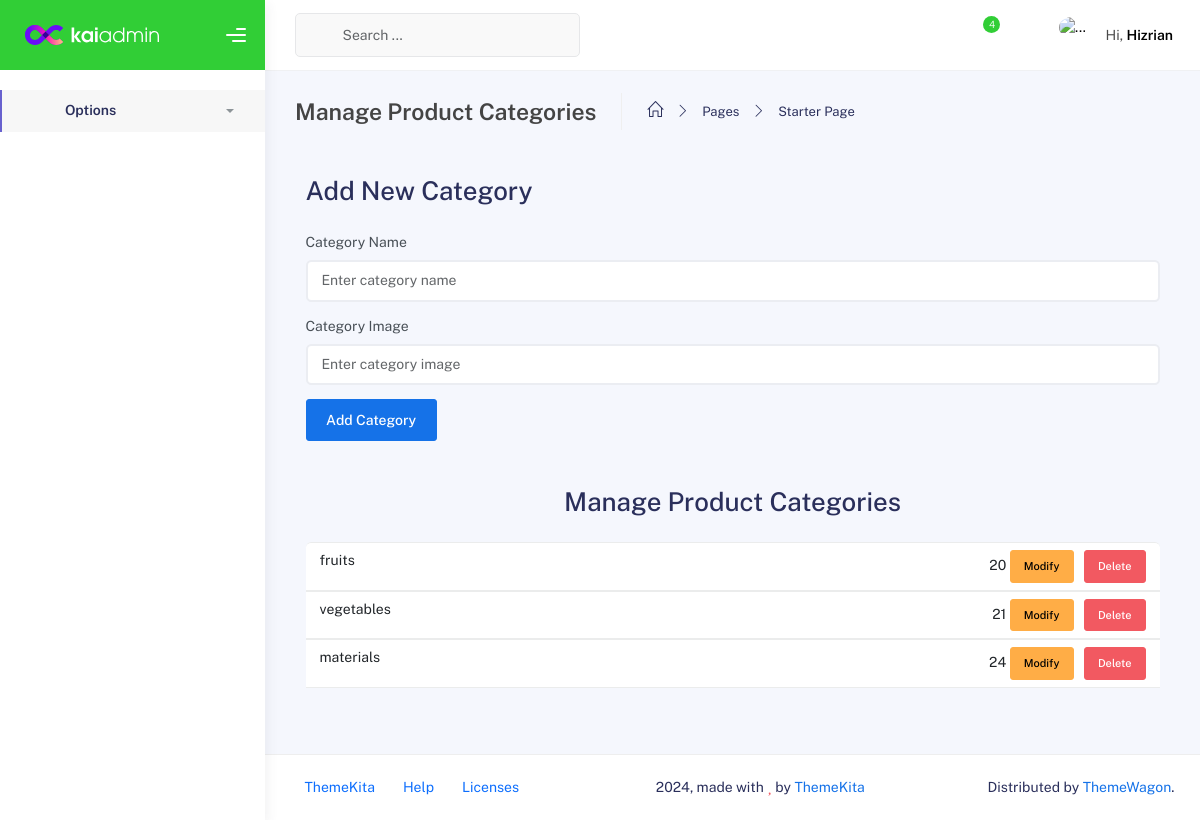
/view/backOffice/productCategories.php, run on the app's committed database.
### tables this page shows
CREATE TABLE `products_categories` (
  `category_id` int(11) NOT NULL,
  `category` varchar(255) NOT NULL,
  `category_img` varchar(500) NOT NULL
);

### Controller/productCategoryController.php (called while the page is built, shortened)
<?php
    class productCategoryController {
        public function getCategories(){
            try {
              $db = config::getConnexion();
              $query = $db->prepare("SELECT * from products_categories");
              $query->execute();
              return $query->fetchAll();
            }
            catch(Exception $err ){
              echo$err->getMessage();
            }
        }
    }
?>

### view/backOffice/productCategories.php (the view, shortened to what this page needs)
<?php
include_once '../../controller/productCategoryController.php';
$categoryController = new ProductCategoryController();
$categories = $categoryController->getCategories();
?>
<!DOCTYPE html>
<html lang="en">
  <head>
    <link rel="stylesheet" href="assets/css/bootstrap.min.css" />
    <link rel="stylesheet" href="assets/css/plugins.min.css" />
    <link rel="stylesheet" href="assets/css/kaiadmin.min.css" />
    <link rel="stylesheet" href="assets/css/demo.css" />
  </head>
  <body>
    <div class="wrapper">
      <div class="sidebar" data-background-color="green">
        <div class="sidebar-logo">
          <div class="logo-header" data-background-color="green">
            <a href="index.html" class="logo">
              <img
                src="assets/img/kaiadmin/logo_light.svg"
                alt="navbar brand"
                class="navbar-brand"
                height="20"
              />
            </a>
            <div class="nav-toggle">
              <button class="btn btn-toggle toggle-sidebar">
                <i class="gg-menu-right"></i>
              </button>
            </div>
          </div>
        </div>
        <div class="sidebar-wrapper scrollbar scrollbar-inner">
          <div class="sidebar-content">
            <ul class="nav nav-secondary">
              <li class="nav-item active">
                <a
                  data-bs-toggle="collapse"
                  href="#dashboard"
                  class="collapsed"
                  aria-expanded="false"
                >
                  <i class="fas fa-home"></i>
                  <p>Options</p>
                  <span class="caret"></span>
                </a>
              </li>
            </ul>
          </div>
        </div>
      </div>
      <div class="main-panel">
        <div class="main-header">
          <nav
            class="navbar navbar-header navbar-header-transparent navbar-expand-lg border-bottom"
          >
            <div class="container-fluid">
              <nav
                class="navbar navbar-header-left navbar-expand-lg navbar-form nav-search p-0 d-none d-lg-flex"
              >
                <div class="input-group">
                  <div class="input-group-prepend">
                    <button type="submit" class="btn btn-search pe-1">
                      <i class="fa fa-search search-icon"></i>
                    </button>
                  </div>
                  <input
                    type="text"
                    placeholder="Search ..."
                    class="form-control"
                  />
                </div>
              </nav>
              <ul class="navbar-nav topbar-nav ms-md-auto align-items-center">
                <li class="nav-item topbar-icon dropdown hidden-caret">
                  <a
                    class="nav-link dropdown-toggle"
                    href="#"
                    id="messageDropdown"
                    role="button"
                    data-bs-toggle="dropdown"
                    aria-haspopup="true"
                    aria-expanded="false"
                  >
                    <i class="fa fa-envelope"></i>
                  </a>
                </li>
                <li class="nav-item topbar-icon dropdown hidden-caret">
                  <a
                    class="nav-link dropdown-toggle"
                    href="#"
                    id="notifDropdown"
                    role="button"
                    data-bs-toggle="dropdown"
                    aria-haspopup="true"
                    aria-expanded="false"
                  >
                    <i class="fa fa-bell"></i>
                    <span class="notification">4</span>
                  </a>
                </li>
                <li class="nav-item topbar-icon dropdown hidden-caret">
                  <a
                    class="nav-link"
                    data-bs-toggle="dropdown"
                    href="#"
                    aria-expanded="false"
                  >
                    <i class="fas fa-layer-group"></i>
                  </a>
                </li>
                <li class="nav-item topbar-user dropdown hidden-caret">
                  <a
                    class="dropdown-toggle profile-pic"
                    data-bs-toggle="dropdown"
                    href="#"
                    aria-expanded="false"
                  >
                    <div class="avatar-sm">
                      <img
                        src="assets/img/profile.jpg"
                        alt="..."
                        class="avatar-img rounded-circle"
                      />
                    </div>
                    <span class="profile-username">
                      <span class="op-7">Hi,</span>
                      <span class="fw-bold">Hizrian</span>
                    </span>
                  </a>
                </li>
              </ul>
            </div>
          </nav>
        </div>
        <div class="container">
          <div class="page-inner">
            <div class="page-header">
              <h4 class="page-title">Manage Product Categories</h4>
              <ul class="breadcrumbs">
                <li class="nav-home">
                  <a href="#">
                    <i class="icon-home"></i>
                  </a>
                </li>
                <li class="separator">
                  <i class="icon-arrow-right"></i>
                </li>
                <li class="nav-item">
                  <a href="#">Pages</a>
                </li>
                <li class="separator">
                  <i class="icon-arrow-right"></i>
                </li>
                <li class="nav-item">
                  <a href="#">Starter Page</a>
                </li>
              </ul>
            </div>
          <div class="container mt-5">
                <h2 class="mb-4">Add New Category</h2>
                <form id="addCategoryForm" action="productCategories.php" method="POST">
                    <div class="mb-3">
                        <label for="categoryName" class="form-label">Category Name</label>
                        <input type="text" class="form-control" id="categoryName" name="add_category" placeholder="Enter category name" >
                    </div>
                    <div class="mb-3">
                        <label for="categoryImg" class="form-label">Category Image</label>
                        <input type="text" class="form-control" id="categoryImg" name="categoryImg" placeholder="Enter category image" >
                    </div>
                    <button type="submit" class="btn btn-primary">Add Category</button>
                </form>
            </div>
            <div class="container my-5">
    <h2 class="text-center mb-4">Manage Product Categories</h2>
    <?php if (!empty($categories)): ?>
        <ul class="list-group">
            <?php foreach ($categories as $category): ?>
                <li class="list-group-item d-flex justify-content-between align-items-center">
                    <form method="POST" class="d-inline-flex w-100">
                        <div class="flex-grow-1">
                            <span><?= htmlspecialchars($category['category']); ?></span>
                        </div>
                        <div>
                        <?php echo  $category['category_id'];?>
                            <button type="button" class="btn btn-sm btn-warning me-2" data-bs-toggle="modal" data-bs-target="#editModal<?= $category['category_id']; ?>">Modify</button>
                            <button type="submit" name="delete_category" class="btn btn-sm btn-danger">Delete</button>
                        </div>
                    </form>
                </li>
            <?php endforeach; ?>
        </ul>
    <?php else: ?>
        <div class="alert alert-warning text-center" role="alert">
            No categories found.
        </div>
    <?php endif; ?>
</div>
        </div>
        </div>
        <footer class="footer">
          <div class="container-fluid d-flex justify-content-between">
            <nav class="pull-left">
              <ul class="nav">
                <li class="nav-item">
                  <a class="nav-link" href="http://www.themekita.com">
                    ThemeKita
                  </a>
                </li>
                <li class="nav-item">
                  <a class="nav-link" href="#"> Help </a>
                </li>
                <li class="nav-item">
                  <a class="nav-link" href="#"> Licenses </a>
                </li>
              </ul>
            </nav>
            <div class="copyright">
              2024, made with <i class="fa fa-heart heart text-danger"></i> by
              <a href="http://www.themekita.com">ThemeKita</a>
            </div>
            <div>
              Distributed by
              <a target="_blank" href="https://themewagon.com/">ThemeWagon</a>.
            </div>
          </div>
        </footer>
      </div>
    </div>
  </body>
</html>

### data on the page
products_categories: category "fruits", category_id "20"
products_categories: category "vegetables", category_id "21"
products_categories: category "materials", category_id "24"
